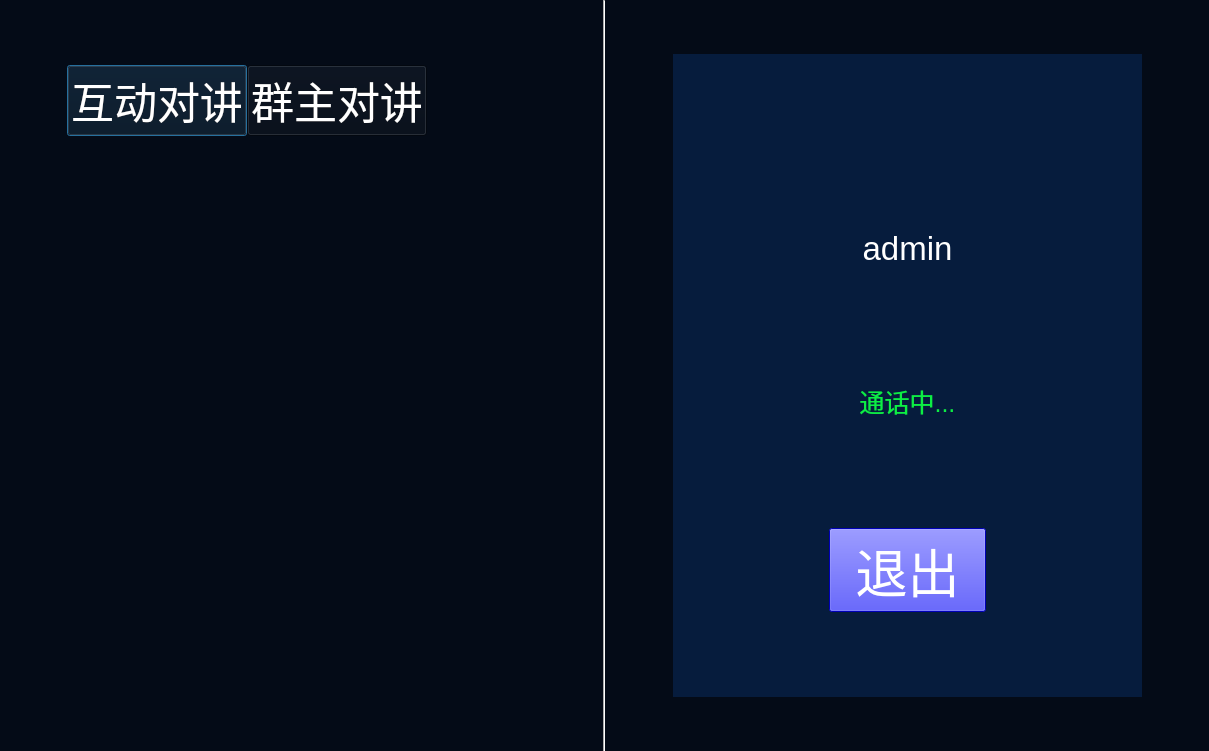
<?xml version="1.0" encoding="UTF-8"?>
<ui version="4.0">
 <class>interactionManager</class>
 <widget class="QDialog" name="interactionManager">
  <property name="geometry">
   <rect>
    <x>0</x>
    <y>0</y>
    <width>1209</width>
    <height>751</height>
   </rect>
  </property>
  <property name="windowTitle">
   <string>Dialog</string>
  </property>
  <property name="styleSheet">
   <string notr="true">background-color: rgb(4, 11, 23);</string>
  </property>
  <layout class="QGridLayout" name="gridLayout">
   <property name="leftMargin">
    <number>0</number>
   </property>
   <property name="topMargin">
    <number>0</number>
   </property>
   <property name="rightMargin">
    <number>0</number>
   </property>
   <property name="bottomMargin">
    <number>0</number>
   </property>
   <property name="spacing">
    <number>0</number>
   </property>
   <item row="0" column="0">
    <layout class="QHBoxLayout" name="horizontalLayout" stretch="1,7,1,1,1,7,1">
     <property name="spacing">
      <number>0</number>
     </property>
     <item>
      <spacer name="horizontalSpacer">
       <property name="orientation">
        <enum>Qt::Horizontal</enum>
       </property>
       <property name="sizeHint" stdset="0">
        <size>
         <width>40</width>
         <height>20</height>
        </size>
       </property>
      </spacer>
     </item>
     <item>
      <layout class="QVBoxLayout" name="verticalLayout" stretch="1,15,1">
       <property name="spacing">
        <number>0</number>
       </property>
       <item>
        <spacer name="verticalSpacer">
         <property name="orientation">
          <enum>Qt::Vertical</enum>
         </property>
         <property name="sizeHint" stdset="0">
          <size>
           <width>20</width>
           <height>40</height>
          </size>
         </property>
        </spacer>
       </item>
       <item>
        <widget class="QWidget" name="widget_left" native="true">
         <layout class="QGridLayout" name="gridLayout_2">
          <property name="leftMargin">
           <number>0</number>
          </property>
          <property name="topMargin">
           <number>0</number>
          </property>
          <property name="rightMargin">
           <number>0</number>
          </property>
          <property name="bottomMargin">
           <number>0</number>
          </property>
          <property name="spacing">
           <number>0</number>
          </property>
          <item row="0" column="0">
           <layout class="QVBoxLayout" name="verticalLayout_3" stretch="1,3,1,25,1">
            <property name="spacing">
             <number>0</number>
            </property>
            <item>
             <spacer name="verticalSpacer_5">
              <property name="orientation">
               <enum>Qt::Vertical</enum>
              </property>
              <property name="sizeHint" stdset="0">
               <size>
                <width>17</width>
                <height>13</height>
               </size>
              </property>
             </spacer>
            </item>
            <item>
             <layout class="QHBoxLayout" name="horizontalLayout_2" stretch="6,6,4">
              <property name="spacing">
               <number>0</number>
              </property>
              <item>
               <widget class="QPushButton" name="pushButton_interaction_speak">
                <property name="sizePolicy">
                 <sizepolicy hsizetype="Preferred" vsizetype="Preferred">
                  <horstretch>0</horstretch>
                  <verstretch>0</verstretch>
                 </sizepolicy>
                </property>
                <property name="font">
                 <font>
                  <pointsize>32</pointsize>
                 </font>
                </property>
                <property name="styleSheet">
                 <string notr="true">background-color: rgb(4, 11, 23);
color: rgb(255, 255, 255);</string>
                </property>
                <property name="text">
                 <string>互动对讲</string>
                </property>
               </widget>
              </item>
              <item>
               <widget class="QPushButton" name="pushButton_group_speak">
                <property name="sizePolicy">
                 <sizepolicy hsizetype="Preferred" vsizetype="Preferred">
                  <horstretch>0</horstretch>
                  <verstretch>0</verstretch>
                 </sizepolicy>
                </property>
                <property name="font">
                 <font>
                  <pointsize>32</pointsize>
                 </font>
                </property>
                <property name="styleSheet">
                 <string notr="true">color: rgb(255, 255, 255);</string>
                </property>
                <property name="text">
                 <string>群主对讲</string>
                </property>
               </widget>
              </item>
              <item>
               <spacer name="horizontalSpacer_5">
                <property name="orientation">
                 <enum>Qt::Horizontal</enum>
                </property>
                <property name="sizeHint" stdset="0">
                 <size>
                  <width>40</width>
                  <height>20</height>
                 </size>
                </property>
               </spacer>
              </item>
             </layout>
            </item>
            <item>
             <spacer name="verticalSpacer_6">
              <property name="orientation">
               <enum>Qt::Vertical</enum>
              </property>
              <property name="sizeHint" stdset="0">
               <size>
                <width>17</width>
                <height>13</height>
               </size>
              </property>
             </spacer>
            </item>
            <item>
             <widget class="QWidget" name="widget" native="true"/>
            </item>
            <item>
             <spacer name="verticalSpacer_7">
              <property name="orientation">
               <enum>Qt::Vertical</enum>
              </property>
              <property name="sizeHint" stdset="0">
               <size>
                <width>17</width>
                <height>13</height>
               </size>
              </property>
             </spacer>
            </item>
           </layout>
          </item>
         </layout>
        </widget>
       </item>
       <item>
        <spacer name="verticalSpacer_2">
         <property name="orientation">
          <enum>Qt::Vertical</enum>
         </property>
         <property name="sizeHint" stdset="0">
          <size>
           <width>20</width>
           <height>40</height>
          </size>
         </property>
        </spacer>
       </item>
      </layout>
     </item>
     <item>
      <spacer name="horizontalSpacer_2">
       <property name="orientation">
        <enum>Qt::Horizontal</enum>
       </property>
       <property name="sizeHint" stdset="0">
        <size>
         <width>40</width>
         <height>20</height>
        </size>
       </property>
      </spacer>
     </item>
     <item>
      <widget class="Line" name="line">
       <property name="sizePolicy">
        <sizepolicy hsizetype="Fixed" vsizetype="Preferred">
         <horstretch>0</horstretch>
         <verstretch>0</verstretch>
        </sizepolicy>
       </property>
       <property name="minimumSize">
        <size>
         <width>2</width>
         <height>0</height>
        </size>
       </property>
       <property name="maximumSize">
        <size>
         <width>2</width>
         <height>16777215</height>
        </size>
       </property>
       <property name="styleSheet">
        <string notr="true">color: rgb(255, 255, 255);
background-color: rgb(255, 255, 255);</string>
       </property>
       <property name="orientation">
        <enum>Qt::Vertical</enum>
       </property>
      </widget>
     </item>
     <item>
      <spacer name="horizontalSpacer_3">
       <property name="orientation">
        <enum>Qt::Horizontal</enum>
       </property>
       <property name="sizeHint" stdset="0">
        <size>
         <width>40</width>
         <height>20</height>
        </size>
       </property>
      </spacer>
     </item>
     <item>
      <layout class="QVBoxLayout" name="verticalLayout_2" stretch="1,12,1">
       <property name="spacing">
        <number>0</number>
       </property>
       <item>
        <spacer name="verticalSpacer_3">
         <property name="orientation">
          <enum>Qt::Vertical</enum>
         </property>
         <property name="sizeHint" stdset="0">
          <size>
           <width>20</width>
           <height>40</height>
          </size>
         </property>
        </spacer>
       </item>
       <item>
        <widget class="QWidget" name="widget_right" native="true">
         <property name="styleSheet">
          <string notr="true">background-color: rgba(6, 32, 70, 204);</string>
         </property>
         <layout class="QGridLayout" name="gridLayout_3">
          <property name="leftMargin">
           <number>0</number>
          </property>
          <property name="topMargin">
           <number>0</number>
          </property>
          <property name="rightMargin">
           <number>0</number>
          </property>
          <property name="bottomMargin">
           <number>0</number>
          </property>
          <property name="spacing">
           <number>0</number>
          </property>
          <item row="0" column="0">
           <layout class="QHBoxLayout" name="horizontalLayout_3" stretch="1,1,1">
            <property name="spacing">
             <number>0</number>
            </property>
            <item>
             <spacer name="horizontalSpacer_6">
              <property name="orientation">
               <enum>Qt::Horizontal</enum>
              </property>
              <property name="sizeHint" stdset="0">
               <size>
                <width>40</width>
                <height>20</height>
               </size>
              </property>
             </spacer>
            </item>
            <item>
             <layout class="QVBoxLayout" name="verticalLayout_4" stretch="4,5,1,3,5,5,5,3,5">
              <property name="spacing">
               <number>0</number>
              </property>
              <item>
               <spacer name="verticalSpacer_8">
                <property name="orientation">
                 <enum>Qt::Vertical</enum>
                </property>
                <property name="sizeHint" stdset="0">
                 <size>
                  <width>20</width>
                  <height>40</height>
                 </size>
                </property>
               </spacer>
              </item>
              <item>
               <widget class="QLabel" name="label_picture">
                <property name="styleSheet">
                 <string notr="true">image: url(:/statusLog/resource/icon/头像.png);
background-color: rgba(6, 32, 70, 0);</string>
                </property>
                <property name="text">
                 <string/>
                </property>
                <property name="alignment">
                 <set>Qt::AlignCenter</set>
                </property>
               </widget>
              </item>
              <item>
               <spacer name="verticalSpacer_9">
                <property name="orientation">
                 <enum>Qt::Vertical</enum>
                </property>
                <property name="sizeHint" stdset="0">
                 <size>
                  <width>20</width>
                  <height>40</height>
                 </size>
                </property>
               </spacer>
              </item>
              <item>
               <widget class="QLabel" name="label_user_name">
                <property name="font">
                 <font>
                  <pointsize>25</pointsize>
                 </font>
                </property>
                <property name="styleSheet">
                 <string notr="true">color: rgb(255, 255, 255);
background-color: rgba(6, 32, 70, 0);</string>
                </property>
                <property name="text">
                 <string>admin</string>
                </property>
                <property name="alignment">
                 <set>Qt::AlignCenter</set>
                </property>
               </widget>
              </item>
              <item>
               <spacer name="verticalSpacer_10">
                <property name="orientation">
                 <enum>Qt::Vertical</enum>
                </property>
                <property name="sizeHint" stdset="0">
                 <size>
                  <width>20</width>
                  <height>40</height>
                 </size>
                </property>
               </spacer>
              </item>
              <item>
               <widget class="QLabel" name="label_statu">
                <property name="font">
                 <font>
                  <pointsize>19</pointsize>
                 </font>
                </property>
                <property name="styleSheet">
                 <string notr="true">color: rgb(13, 238, 68);
background-color: rgba(6, 32, 70, 0);</string>
                </property>
                <property name="text">
                 <string>通话中...</string>
                </property>
                <property name="alignment">
                 <set>Qt::AlignCenter</set>
                </property>
               </widget>
              </item>
              <item>
               <spacer name="verticalSpacer_11">
                <property name="orientation">
                 <enum>Qt::Vertical</enum>
                </property>
                <property name="sizeHint" stdset="0">
                 <size>
                  <width>20</width>
                  <height>40</height>
                 </size>
                </property>
               </spacer>
              </item>
              <item>
               <widget class="QPushButton" name="pushButton_over_speak">
                <property name="sizePolicy">
                 <sizepolicy hsizetype="Preferred" vsizetype="Preferred">
                  <horstretch>0</horstretch>
                  <verstretch>0</verstretch>
                 </sizepolicy>
                </property>
                <property name="font">
                 <font>
                  <pointsize>39</pointsize>
                 </font>
                </property>
                <property name="styleSheet">
                 <string notr="true">color: rgb(255, 255, 255);
background-color: rgb(0, 0, 255);</string>
                </property>
                <property name="text">
                 <string>退出</string>
                </property>
               </widget>
              </item>
              <item>
               <spacer name="verticalSpacer_12">
                <property name="orientation">
                 <enum>Qt::Vertical</enum>
                </property>
                <property name="sizeHint" stdset="0">
                 <size>
                  <width>20</width>
                  <height>40</height>
                 </size>
                </property>
               </spacer>
              </item>
             </layout>
            </item>
            <item>
             <spacer name="horizontalSpacer_7">
              <property name="orientation">
               <enum>Qt::Horizontal</enum>
              </property>
              <property name="sizeHint" stdset="0">
               <size>
                <width>40</width>
                <height>20</height>
               </size>
              </property>
             </spacer>
            </item>
           </layout>
          </item>
         </layout>
        </widget>
       </item>
       <item>
        <spacer name="verticalSpacer_4">
         <property name="orientation">
          <enum>Qt::Vertical</enum>
         </property>
         <property name="sizeHint" stdset="0">
          <size>
           <width>20</width>
           <height>40</height>
          </size>
         </property>
        </spacer>
       </item>
      </layout>
     </item>
     <item>
      <spacer name="horizontalSpacer_4">
       <property name="orientation">
        <enum>Qt::Horizontal</enum>
       </property>
       <property name="sizeHint" stdset="0">
        <size>
         <width>40</width>
         <height>20</height>
        </size>
       </property>
      </spacer>
     </item>
    </layout>
   </item>
  </layout>
 </widget>
 <resources/>
 <connections/>
</ui>
